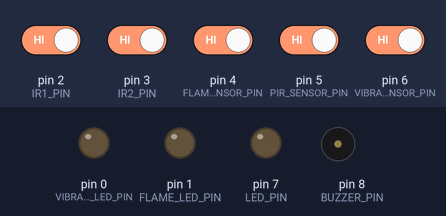
Bench run of a sketch on a simulated Arduino Uno, built with avr-gcc and run on an emulated ATmega328P. On the bench: output pins drawn as LEDs (lit = HIGH), buzzer (waves = sounding, pin HIGH). Dashed ring = blinking. The inputs (shaded band) are chosen by the test bench; at power-on: pin 2 (IR1_PIN), pin 3 (IR2_PIN), pin 4 (FLAME_SENSOR_PIN), pin 5 (PIR_SENSOR_PIN), pin 6 (VIBRATION_SENSOR_PIN) HIGH.

Above: at 1.2 s.
1.3 s: pin 4 (FLAME_SENSOR_PIN) driven LOW
At 1.92 s:
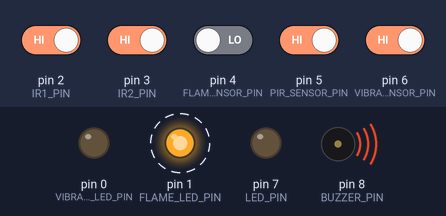
4.3 s: pin 6 (VIBRATION_SENSOR_PIN) driven LOW
At 4.62 s:
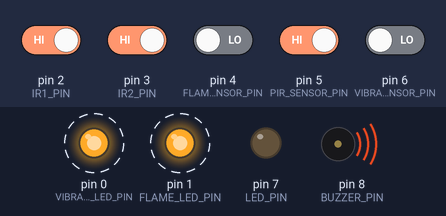
7.3 s: pin 6 (VIBRATION_SENSOR_PIN) driven HIGH
At 7.57 s:
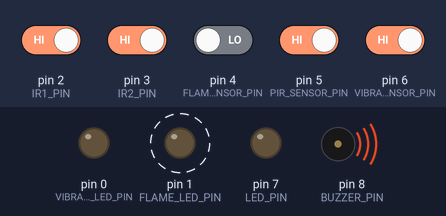
10.3 s: pin 4 (FLAME_SENSOR_PIN) driven HIGH
At 11.6 s:
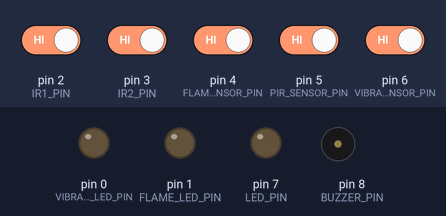
11.9 s: pin 6 (VIBRATION_SENSOR_PIN) driven LOW
At 12.4 s:
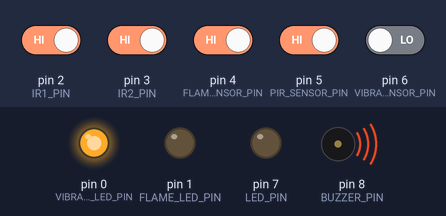
13.6 s: pin 2 (IR1_PIN) driven LOW and pin 3 (IR2_PIN) driven LOW
At 14.02 s:
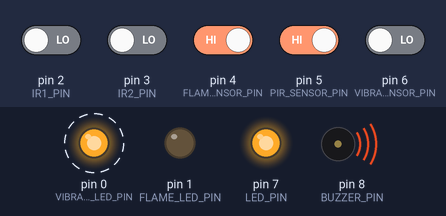
Timing chart, 0 to 17.6 s (numbered marks = the images above; inputs shaded):
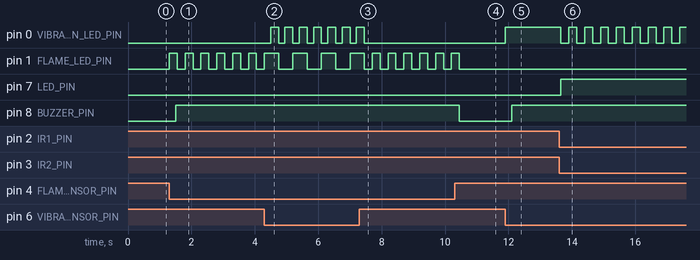

The sketch:

sketch_apr4a.ino
```cpp
#include <Arduino.h>

// Define pins
const int IR1_PIN = 2;    // PD2
const int IR2_PIN = 3;    // PD3
const int LED_PIN = 7;   // PB3
const int FLAME_LED_PIN = 1;  // PB5
const int VIBRATION_LED_PIN = 0; // PB4
const int FLAME_SENSOR_PIN = 4;  // PD4
const int VIBRATION_SENSOR_PIN = 6; // PD6
const int PIR_SENSOR_PIN = 5;   // PD5
const int BUZZER_PIN = 8;      // PB2

void setup() {
    // Set outputs (LEDs + buzzer)
    pinMode(LED_PIN, OUTPUT);
    pinMode(FLAME_LED_PIN, OUTPUT);
    pinMode(VIBRATION_LED_PIN, OUTPUT);
    pinMode(BUZZER_PIN, OUTPUT);

    // Set inputs (sensors)
    pinMode(FLAME_SENSOR_PIN, INPUT_PULLUP);
    pinMode(VIBRATION_SENSOR_PIN, INPUT_PULLUP);
    pinMode(PIR_SENSOR_PIN, INPUT_PULLUP);
    pinMode(IR1_PIN, INPUT_PULLUP);
    pinMode(IR2_PIN, INPUT_PULLUP);

    // Initialize all outputs to LOW
    digitalWrite(LED_PIN, LOW);
    digitalWrite(FLAME_LED_PIN, LOW);
    digitalWrite(VIBRATION_LED_PIN, LOW);
    digitalWrite(BUZZER_PIN, LOW);
}

void loop() {
    bool buzzer_active = false;
    bool led_active = false;

    // Read sensor states
    bool pir_status = digitalRead(PIR_SENSOR_PIN);
    bool ir1_status = digitalRead(IR1_PIN);
    bool ir2_status = digitalRead(IR2_PIN);

    // IR Sensor Logic
    if (ir1_status == LOW && ir2_status == LOW) {
        // Both IR sensors triggered
        led_active = true;
        buzzer_active = true;
    }else {
        digitalWrite(led_active, LOW);
    }
    // All other cases (one or none triggered)
    // LED and buzzer remain OFF (default state)

    // Set LED state
    digitalWrite(LED_PIN, led_active ? HIGH : LOW);

    // Check Flame sensor
    if (digitalRead(FLAME_SENSOR_PIN) == LOW) {
        digitalWrite(FLAME_LED_PIN, !digitalRead(FLAME_LED_PIN)); // Toggle LED
        buzzer_active = true;
        delay(200); // Blink delay
    } else {
        digitalWrite(FLAME_LED_PIN, LOW);
    }

    // Check Vibration sensor
    if (digitalRead(VIBRATION_SENSOR_PIN) == LOW) {
        digitalWrite(VIBRATION_LED_PIN, !digitalRead(VIBRATION_LED_PIN)); // Toggle LED
        buzzer_active = true;
        delay(200); // Blink delay
    } else {
        digitalWrite(VIBRATION_LED_PIN, LOW);
    }

    // Buzzer control
    digitalWrite(BUZZER_PIN, buzzer_active ? HIGH : LOW);

    delay(50); // Small delay to reduce CPU load
}
```

Measured:
- after the input at 1.3 s, pin 1 (FLAME_LED_PIN): alternates HIGH for 0.25 s and LOW for 0.25 s, starting at once; pin 8 (BUZZER_PIN): LOW → HIGH after 0.20 s
- after the input at 4.3 s, pin 0 (VIBRATION_LED_PIN): alternates HIGH for 0.25 s and LOW for 0.20 s, starting after 0.20 s; pin 1 (FLAME_LED_PIN): alternates HIGH for 0.45 s and LOW for 0.45 s, starting after 0.45 s
- after the input at 7.3 s, pin 0 (VIBRATION_LED_PIN): goes on until 7.5 s, then stays LOW; pin 1 (FLAME_LED_PIN): alternates HIGH for 0.25 s and LOW for 0.25 s, starting after 0.40 s
- after the input at 10.3 s, pin 1 (FLAME_LED_PIN): goes on until 10.5 s, then stays LOW; pin 8 (BUZZER_PIN): HIGH → LOW after 0.15 s
- after the input at 11.9 s, pin 0 (VIBRATION_LED_PIN): LOW → HIGH at once; pin 8 (BUZZER_PIN): LOW → HIGH after 0.20 s
- after the input at 13.6 s, pin 0 (VIBRATION_LED_PIN): alternates HIGH for 0.25 s and LOW for 0.25 s, starting after 0.05 s; pin 7 (LED_PIN): LOW → HIGH after 0.05 s
